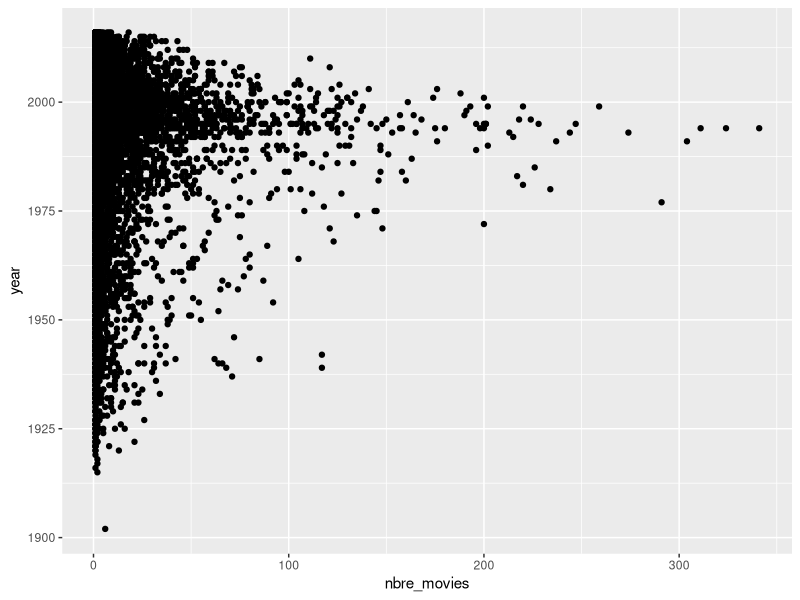
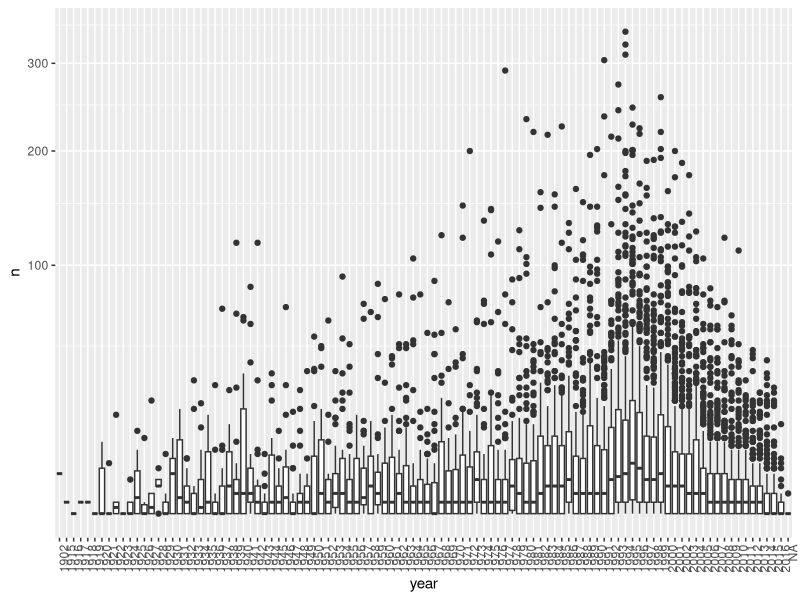
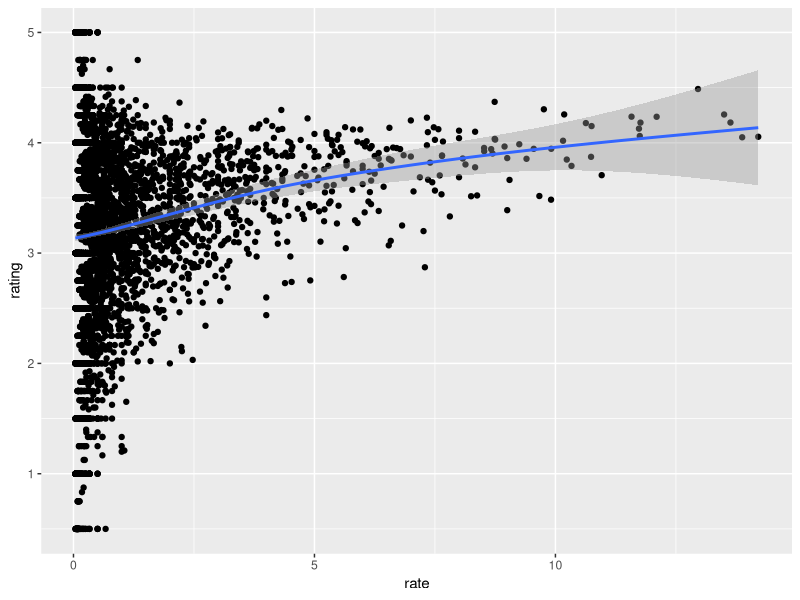
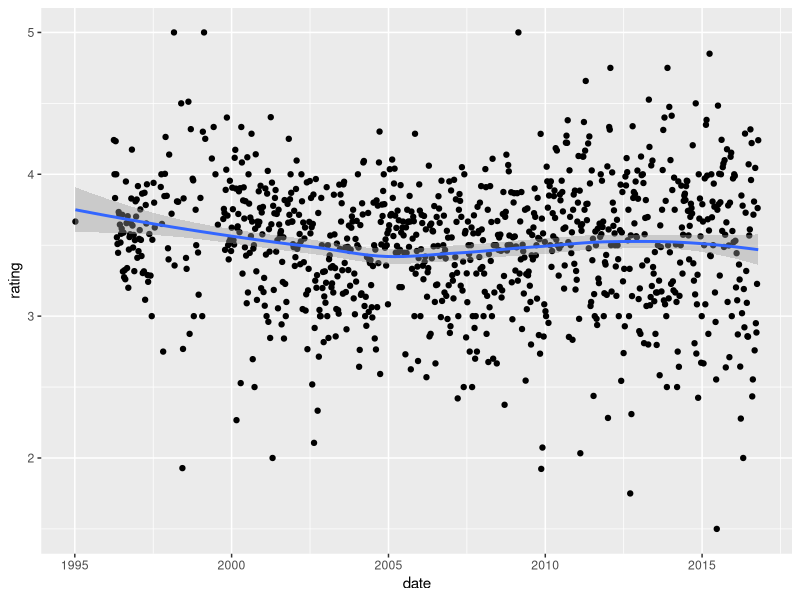
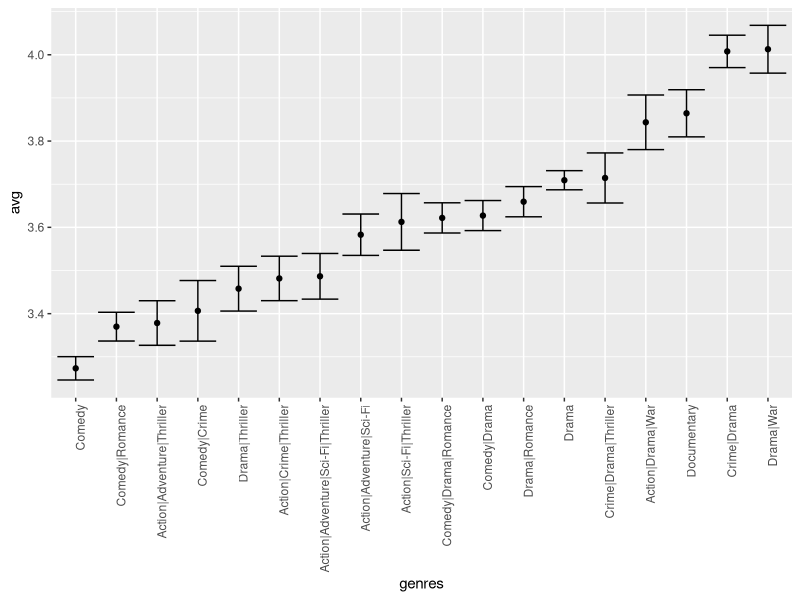

Write the R code that produced these figures, in order.
library(tidyverse)
library(dslabs)
data("movielens")

#Q1
# Compute the number of ratings for each movie and then plot it against the year 
# the movie came out. Use the square root transformation on the counts.
# What year has the highest median number of ratings?
str(movielens)
n_movies <- movielens %>% group_by(movieId,year)%>%
  summarise(nbre_movies=n())

n_movies%>% ggplot(aes(nbre_movies,year))+geom_point()
n_movies <- as_tibble(n_movies)
median(n_movies$nbre_movies)

# solution given
movielens %>% group_by(movieId) %>%
  summarize(n = n(), year = as.character(first(year))) %>%
  qplot(year, n, data = ., geom = "boxplot") +
  coord_trans(y = "sqrt") +
  theme(axis.text.x = element_text(angle = 90, hjust = 1))


#Q2
# Among movies that came out in 1993 or later, select the top 25 movies with
# the highest average number of ratings per year (n/year), and caculate the average
# rating of each of them. To calculate number of ratings per year, use 2018 as the 
# end year.

v <- movielens%>%filter(year>=1993 & year<=2018)%>%
  group_by(movieId,year)%>%
  summarize(n_per_year=n(),avg_rating=mean(rating),title=first(title))%>%
              arrange(desc(n_per_year))%>% as_tibble()

#solutoin given
c <- movielens %>% 
  filter(year >= 1993) %>%
  group_by(movieId) %>%
  summarize(n = n(), years = 2018 - first(year),
            title = title[1],
            rating = mean(rating)) %>%
  mutate(rate = n/years) %>%
  top_n(25, rate) %>%
  arrange(desc(rate)) 



movielens %>% 
  filter(year >= 1993) %>%
  group_by(movieId) %>%
  summarize(n = n(), years = 2018 - first(year),
            title = title[1],
            rating = mean(rating)) %>%
  mutate(rate = n/years) %>%
  ggplot(aes(rate, rating)) +
  geom_point() +
  geom_smooth()

library(lubridate)
movielens <- mutate(movielens, date = as_datetime(timestamp))

# Compute the average rating for each week and plot this average against day.
# Hint: use the round_date function before you group_by
b <- movielens %>% mutate(weeks= week(round_date(date)))%>%
  group_by(weeks)%>%
  summarize(avg_r=mean(rating))%>% ggplot(aes(weeks,avg_r))+geom_point()

#solution_given
movielens %>% mutate(date = round_date(date, unit = "week")) %>%
  group_by(date) %>%
  summarize(rating = mean(rating)) %>%
  ggplot(aes(date, rating)) +
  geom_point() +
  geom_smooth()

#Q6
p <- movielens %>% group_by(genres) %>% 
  summarise(avg_r=mean(rating), sd=sd(rating), n=n())%>% 
  filter(n>=1000) %>%
  arrange(desc(sd))

#solution given
movielens %>% group_by(genres) %>%
  summarize(n = n(), avg = mean(rating), se = sd(rating)/sqrt(n())) %>%
  filter(n >= 1000) %>% 
  mutate(genres = reorder(genres, avg)) %>%
  ggplot(aes(x = genres, y = avg, ymin = avg - 2*se, ymax = avg + 2*se)) + 
  geom_point() +
  geom_errorbar() + 
  theme(axis.text.x = element_text(angle = 90, hjust = 1))
          
